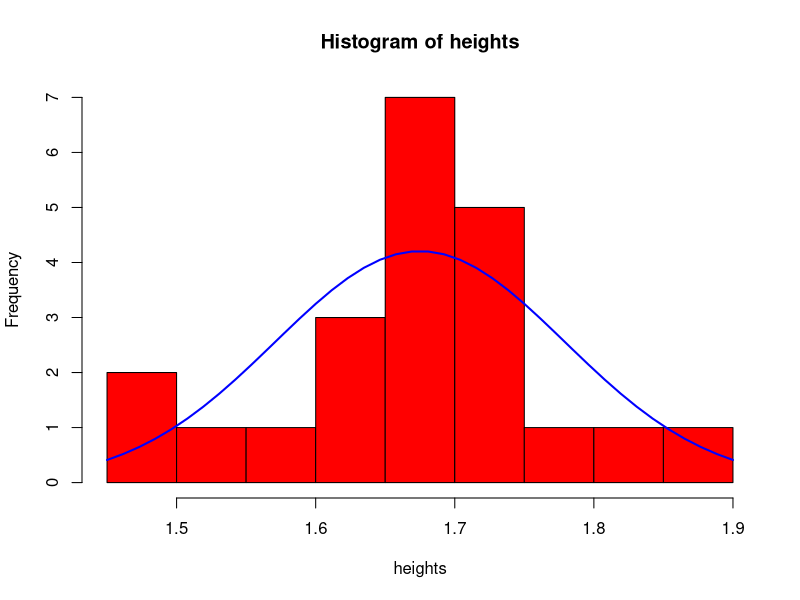

Write the R code that produced this figure.
# the p value if used to decide whether an Ho should be accepted or rejected. It is releted to the propability of the event happening,
#assuming it is random (h0 is true) BUT it does not always equal that.

#p-value is : propability of event happening at random + propability of all other events of an equal chance + propability of all events that are less 
#likly to happen

#lets take the example of tossing a coin and landing 5 heads on a row, what is the p-value
posibleOutcomes<- 2^5
posibleOutcomes
P4heads <- 1/posibleOutcomes
P4heads
#the propability of landing 5 tails in a row is equally likly
P4tails <- 1/posibleOutcomes
#there is no other outcome less likly so we can get the p value from
pValue <- P4heads + P4tails
pValue 
#the propability was 0.031, however the p-value is 0.03, which is less than the usuall threshold of 0.05 and so we chould accept the H0
#this chould occure at random

#what whould the p value be if we goten 4 heads and 1 tail
WaysForheads1tail <- factorial(5)/factorial(4)*factorial(5-4)
P4heads1tail <- WaysForheads1tail/posibleOutcomes
P4heads1tail
#the propability of something equally likly having (4 tails and 1 head)
P4tails1head <- P4heads1tail
#propability of something less likly happening (5 heads or 5 tails), is already calculated so p whould be:
pValue <- P4heads1tail + P4tails1head + P4heads + P4tails
pValue#also quite hight so event chould easily occure at random

#what if we were dealing with continious distributions, e.g hight measurments?
#in this case we use a density function where the aeria under the graph represents the propability for that x1 to x2 occuring.

#if we had the following height sample, what is the propability of a person having a height from 1.60 to 1.68
heights <- c(1.50, 1.45, 1.54, 1.60,1.61,1.62,1.66,1.64,1.66, 1.66, 1.66, 1.66, 1.69, 1.70, 1.71, 1.72, 1.73, 1.74, 1.75, 1.80, 1.85, 1.90)

#this how the graph looks like, where the blue line represents the pdf (propability density function)
#assuming the heights of the population follows a normal distribution
h<-hist(heights, breaks=10, col="red") 
xfit<-seq(min(heights),max(heights),length=40) 
yfit<-dnorm(xfit,mean=mean(heights),sd=sd(heights)) 
yfit <- yfit*diff(h$mids[1:2])*length(heights) 
lines(xfit, yfit, col="blue", lwd=2)

# generally we can get the aeria under the graph by calculating the integral from x1 to x2, in a normal distribution we can use the z scores instead
#to calculate the aeria from an x point to the mean, by relating to the standart normal distribution. We also know that the total aeria which represents 
#all the propabilities whould be one, also the aeia from the left or right to the mean whould be 0.5 due to te symetry.

#so in order to get what we are looking for we need to add the aeria from x1 to the mean and the aeria from x2 to the mean
m <- mean(heights)
s <- sd(heights)
m
#from x1 to m
#the zcrore is
z1 <- (1.60-m)/s
#the aeria from z1 to end
aeriaX1ToEnd <- pnorm(z1)
aeriaX1ToEnd
#knowing that the aria ftom the mean to the end is 0.5, then the aeria from the mean to x1 is
aeriaX1 <- 0.5 - aeriaX1ToEnd
aeriaX1
#from x2 to m
z2 <- (1.68-m)/s
aeriaX2ToEnd <- pnorm(z2)
aeriaX2ToEnd
aeriaX2 <-  aeriaX2ToEnd -0.5
aeriaX2
#since the one x is on the left of the mean and the other on the right we can just add them, otherwise we whould have to also remove a common aeria
TotalAeria <- aeriaX1+aeriaX2
TotalAeria
#that is equal to 30% propability that a persons hight is exacly inbetween 1.60 to 1.68
#to measure the p value we need to also measure the propability of someone having a height less that 1.60
aeriaX1ToEnd
#and the propability of someone having a height greater than 1.68
aeriaX2ToEnd
#and add them up
pValue <- TotalAeria + aeriaX1ToEnd + aeriaX2ToEnd
pValue
#that is a large p value and therefor shows that having a height close to the mean is not uncommon






